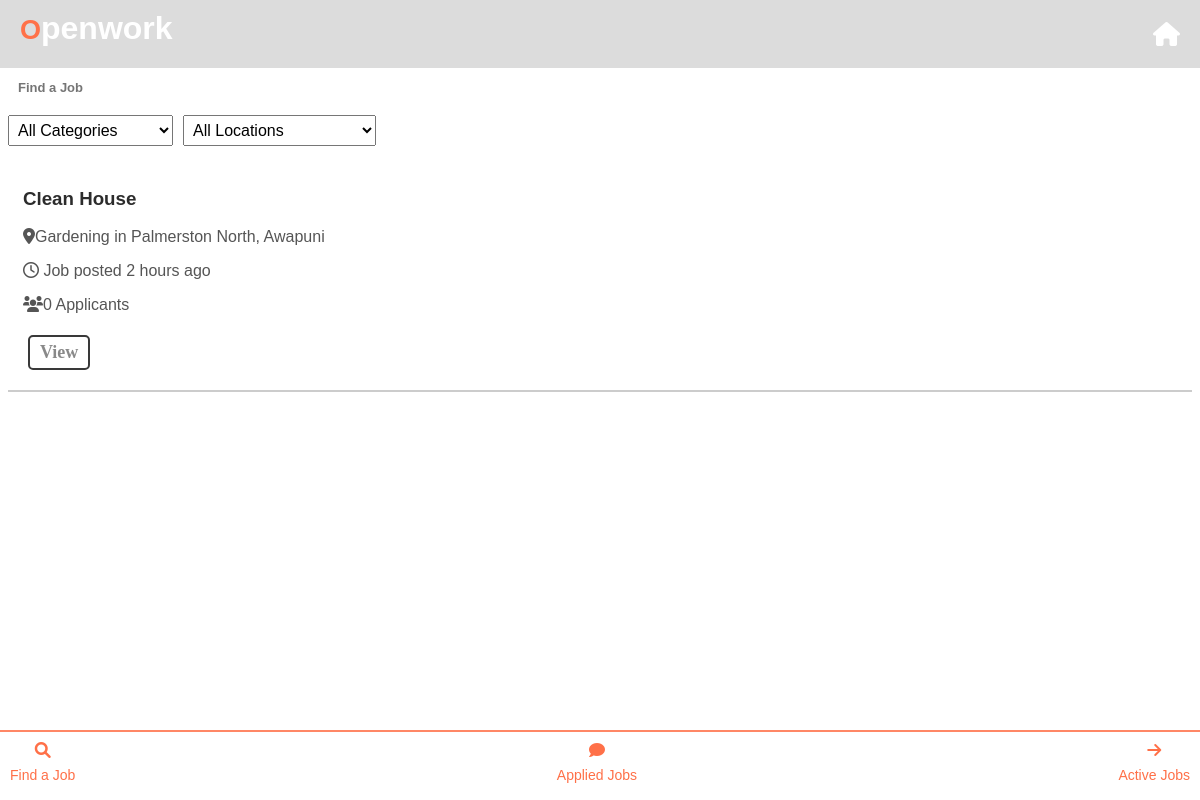
The app's page /find_a_job, older data.
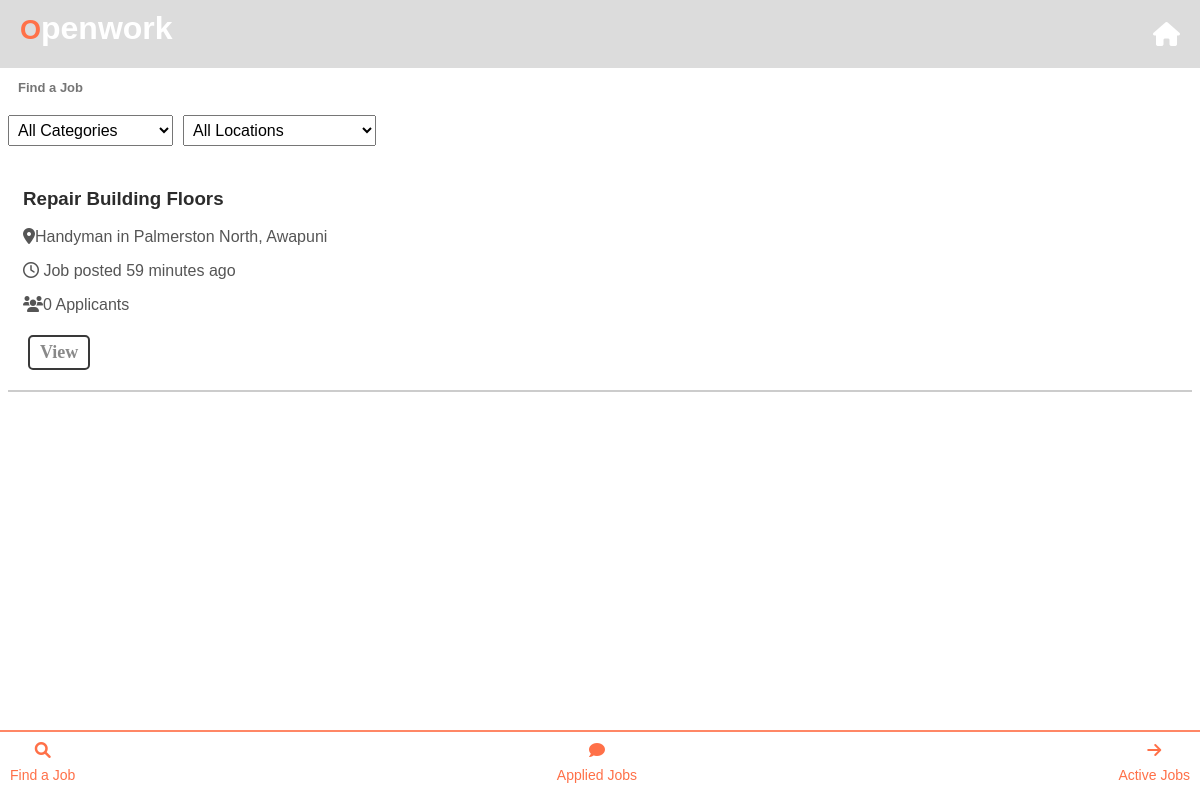
The same page, newer data.
### app.py (models this page shows)
class Job(db.Model):
    id = db.Column(db.Integer, primary_key=True)
    job_name = db.Column(db.String(100), nullable=False)
    job_category = db.Column(db.String(100), nullable=False)
    location = db.Column(db.String(100), nullable=True)  # Add location column here
    city = db.Column(db.String(100), nullable=False)
    suburb = db.Column(db.String(100), nullable=False)
    tasks = db.Column(db.String(250), nullable=False)
    price_per_hour = db.Column(db.Float, nullable=False)
    image_paths = db.Column(db.String(255))
    additional_details = db.Column(db.String(250))
    date_created = db.Column(db.DateTime, default=datetime.utcnow)
    status = db.Column(db.String(20), default='open')  # 'open', 'applied', 'closed', etc.
    applicants = db.relationship('JobApplication', backref='job', lazy=True)
    accepted_user_id = db.Column(db.Integer, nullable=True)
    business_profile_id = db.Column(db.Integer, db.ForeignKey('business_profile.id'), nullable=False)
    payment_required = db.Column(db.Boolean, default=False)
    user_id = db.Column(db.Integer, db.ForeignKey('user.id'))  # Foreign key to User
    user = db.relationship('User', backref=db.backref('jobs', lazy=True))  # Relationship to User

### app.py (the view)
@app.route('/find_a_job')
def find_a_job():
    job_data = Job.query.all()
    return render_template('find_a_job.html', job_data=job_data)

### app.py (called while the page is built)
def time_ago(date):
    now = datetime.utcnow()
    delta = now - date
    if delta.days == 1:
        return '1 day ago'
    elif delta.days > 1:
        return f'{delta.days} days ago'
    elif delta.seconds >= 3600:
        hours = delta.seconds // 3600
        return f'{hours} hours ago'
    elif delta.seconds >= 60:
        minutes = delta.seconds // 60
        return f'{minutes} minutes ago'
    else:
        return 'just now'

### templates/find_a_job.html (shortened to what this page needs)
<!DOCTYPE html>
<html lang="en">
  <head>
    <link
      rel="stylesheet"
      href="https://cdnjs.cloudflare.com/ajax/libs/font-awesome/6.0.0-beta3/css/all.min.css"
    />
    <link
      rel="stylesheet"
      href="{{ url_for('static', filename='labourer_home.css') }}"
    />
  </head>
  <body>
    {% extends 'base_labour.html' %} {% block title %}Find a Job{% endblock %}
    {% block content %}
    <div class="info-container">
      <h1>Find a Job</h1>
    </div>
    <div class="sort-options">
      <select id="sort-category" class="sort-dropdown">
        <option value="all" selected>All Categories</option>
      </select>
      <select id="sort-location" class="sort-dropdown">
        <option value="all" selected>All Locations</option>
      </select>
    </div>
    <div id="job-listings">
      {% for job in job_data|reverse %} {% if current_user.id not in
      job.applicants|map(attribute='user_id') and job.status != 'booked' %}
      <div
        class="job-listing"
        data-category="{{ job.job_category }}"
        data-location="{{ job.city }}"
      >
        <h3>{{ job.job_name }}</h3>
        <p>
          <i class="fas fa-map-marker-alt icon"></i>{{ job.job_category }} in {{
          job.city }}, {{ job.suburb }}
        </p>
        <p>
          <i class="far fa-clock icon"></i> Job posted {{
          job.date_created|time_ago }}
        </p>
        <p>
          <i class="fas fa-users icon"></i>{{ job.applicants|length }}
          Applicants
        </p>
        <a
          href="{{ url_for('display_jobs', job_id=job.id) }}"
          class="view-job-link"
          ><b>View</b></a
        >
      </div>
      {% endif %} {% endfor %}
    </div>
    {% endblock %}

### templates/base_labour.html (shortened to what this page needs)
<!DOCTYPE html>
<html>
<head>
    <link rel="stylesheet" href="https://cdnjs.cloudflare.com/ajax/libs/font-awesome/6.0.0-beta3/css/all.min.css">
</head>
<header>
    <div class="logo-container">
        <div class="openworklogo">
            <h1 class="logo">O<span class="letter-o">penwork</span></h1>
        </div>
    </div>
    <nav>
        <a href="{{ url_for('labourer_dashboard') }}" class="header-button">
            <i class="fas fa-home"></i>
        </a>
    </nav>
</header>
<body>
    <br>
    <br>
    <br>
    <br>
    {% block content %}
      {% endblock %}
</body>
    <footer>
        <a href="{{ url_for('find_a_job') }}" class="footers-button">
            <i class="fas fa-search"></i>
            <p>Find a Job</p>
        </a>
        <a href="{{ url_for('applied_jobs') }}" class="footers-button">
            <i class="fas fa-comment"></i>
            <p>Applied Jobs</p>
        </a>
        <a href="{{ url_for('active_jobs') }}" class="footers-button">
            <i class="fas fa-arrow-right"></i>
            <p>Active Jobs</p>
        </a>
    </footer>
</html>

### static/labourer_home.css (style rules this page uses)
.info-container { background-color: #fff; margin-bottom: 20px; margin-left: 10px; }
.info-container h1 { color: #585858d3; font-size: small; }

### templates/find_a_job.html (style rules this page uses)
.job-listing { background-color: #fff; border-bottom: 2px solid #ccc; padding-left: 15px; padding-top: 8px; padding-bottom: 15px; position: relative; }
.job-listing h3 { color: #2c2c2c; font-family: Arial, Helvetica, sans-serif; }
.job-listing p { color: #555; font-family: "Lucida Sans", "Lucida Sans Regular", "Lucida Grande", "Lucida Sans Unicode", Geneva, Verdana, sans-serif; }
.view-job-link { background-color: #ffffff; color: rgba(0, 0, 0, 0.464); border: #393939 solid 2px; padding: 5px 10px; cursor: pointer; border-radius: 5px; display: inline-block; margin: 5px; text-decoration: none; font-size: large; }
.sort-options { margin: 15px 0; display: flex; gap: 10px; }
.sort-dropdown { padding: 5px; font-size: 1rem; }

### templates/base_labour.html (style rules this page uses)
.openworklogo { margin-left: 10px; }
.logo { color: #ff7148; font-size: 27px; font-weight: bold; }
.letter-o { color: #ffffff; font-size: 32px; font-family: "Arial", sans-serif; }
h1 { color: #ff7148; font-family: "Arial", sans-serif; margin-bottom: 10px; }
header { background-color:#95959555; color: #fff; text-align: left; padding: 10px; padding-bottom: 10px; border-top-right-radius: 0px; position: fixed; top: 0; left: 0; right: 0; z-index: 50; height: 6vh; }
.fas.fa-home { font-size: 24px; position: absolute; right: 20px; top: 50%; transform: translateY(-50%); color: #ffffff; }
h1 { font-size: 24px; margin: 0; padding: 0; border-top-right-radius: ; }
nav a { color: #fff; text-decoration: none; margin-right: 30px; font-size: 16px; margin-top: 20px; text-align: center; margin-bottom: 30px; transition: color 0.3s ease; font-family: 'Lucida Sans', 'Lucida Sans Regular', 'Lucida Grande', 'Lucida Sans Unicode', Geneva, Verdana, sans-serif; }
footer { background-color:#fff; color:#ccc; text-align: center; padding: 10px; height: 6vh; position: fixed; border-top: 2px solid #ff7048d5; ; bottom: 0; left: 0; right: 0; z-index: 50; display: flex; justify-content: space-between; font-family: 'Lucida Sans', 'Lucida Sans Regular', 'Lucida Grande', 'Lucida Sans Unicode', Geneva, Verdana, sans-serif; }
.footers-button { color:#ff7048; text-decoration: none; display: flex; flex-direction: column; align-items: center; }
.footers-button i { font-size: 16px; margin-bottom: -5px; }
.footers-button p { font-size: 14px; }

Row changes from the older to the newer data that the page shows:
removed Job: job_name "Clean House", job_category "Gardening", city "Palmerston North", suburb "Awapuni", date_created "2 hours ago", applicants|length "0"
added Job: job_name "Repair Building Floors", job_category "Handyman", city "Palmerston North", suburb "Awapuni", date_created "59 minutes ago", applicants|length "0"
